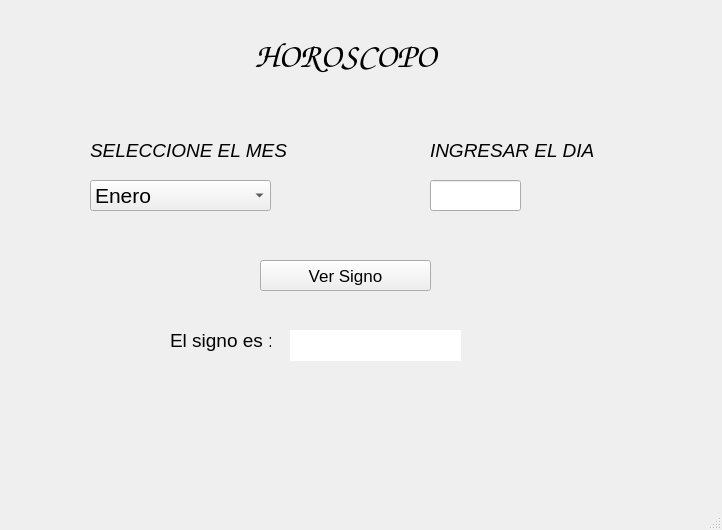
<?xml version="1.0" encoding="UTF-8"?>
<ui version="4.0">
 <class>MainWindow</class>
 <widget class="QMainWindow" name="MainWindow">
  <property name="geometry">
   <rect>
    <x>0</x>
    <y>0</y>
    <width>722</width>
    <height>530</height>
   </rect>
  </property>
  <property name="windowTitle">
   <string>MainWindow</string>
  </property>
  <widget class="QWidget" name="centralwidget">
   <widget class="QLabel" name="label">
    <property name="geometry">
     <rect>
      <x>160</x>
      <y>30</y>
      <width>371</width>
      <height>51</height>
     </rect>
    </property>
    <property name="font">
     <font>
      <family>Comic Sans MS</family>
      <pointsize>26</pointsize>
      <weight>75</weight>
      <bold>true</bold>
     </font>
    </property>
    <property name="text">
     <string>HOROSCOPO</string>
    </property>
    <property name="alignment">
     <set>Qt::AlignCenter</set>
    </property>
   </widget>
   <widget class="QComboBox" name="mes">
    <property name="geometry">
     <rect>
      <x>90</x>
      <y>180</y>
      <width>181</width>
      <height>31</height>
     </rect>
    </property>
    <property name="font">
     <font>
      <pointsize>16</pointsize>
     </font>
    </property>
    <item>
     <property name="text">
      <string>Enero</string>
     </property>
    </item>
    <item>
     <property name="text">
      <string>Febrero</string>
     </property>
    </item>
    <item>
     <property name="text">
      <string>Marzo</string>
     </property>
    </item>
    <item>
     <property name="text">
      <string>Abril</string>
     </property>
    </item>
    <item>
     <property name="text">
      <string>Mayo</string>
     </property>
    </item>
    <item>
     <property name="text">
      <string>Junio</string>
     </property>
    </item>
    <item>
     <property name="text">
      <string>Julio</string>
     </property>
    </item>
    <item>
     <property name="text">
      <string>Agosto</string>
     </property>
    </item>
    <item>
     <property name="text">
      <string>Septiembre</string>
     </property>
    </item>
    <item>
     <property name="text">
      <string>Octubre</string>
     </property>
    </item>
    <item>
     <property name="text">
      <string>Noviembre</string>
     </property>
    </item>
    <item>
     <property name="text">
      <string>Diciembre</string>
     </property>
    </item>
   </widget>
   <widget class="QLineEdit" name="dia">
    <property name="geometry">
     <rect>
      <x>430</x>
      <y>180</y>
      <width>91</width>
      <height>31</height>
     </rect>
    </property>
    <property name="font">
     <font>
      <pointsize>16</pointsize>
     </font>
    </property>
    <property name="text">
     <string/>
    </property>
   </widget>
   <widget class="QLabel" name="label_2">
    <property name="geometry">
     <rect>
      <x>90</x>
      <y>140</y>
      <width>201</width>
      <height>21</height>
     </rect>
    </property>
    <property name="font">
     <font>
      <pointsize>14</pointsize>
      <italic>true</italic>
     </font>
    </property>
    <property name="text">
     <string>SELECCIONE EL MES</string>
    </property>
   </widget>
   <widget class="QLabel" name="label_3">
    <property name="geometry">
     <rect>
      <x>430</x>
      <y>140</y>
      <width>191</width>
      <height>21</height>
     </rect>
    </property>
    <property name="font">
     <font>
      <pointsize>14</pointsize>
      <italic>true</italic>
     </font>
    </property>
    <property name="text">
     <string>INGRESAR EL DIA</string>
    </property>
   </widget>
   <widget class="QLabel" name="label_4">
    <property name="geometry">
     <rect>
      <x>170</x>
      <y>320</y>
      <width>101</width>
      <height>41</height>
     </rect>
    </property>
    <property name="font">
     <font>
      <pointsize>14</pointsize>
     </font>
    </property>
    <property name="text">
     <string>El signo es :</string>
    </property>
   </widget>
   <widget class="QPushButton" name="ver_signo">
    <property name="geometry">
     <rect>
      <x>260</x>
      <y>260</y>
      <width>171</width>
      <height>31</height>
     </rect>
    </property>
    <property name="font">
     <font>
      <pointsize>13</pointsize>
     </font>
    </property>
    <property name="text">
     <string>Ver Signo</string>
    </property>
   </widget>
   <widget class="QLabel" name="rstl">
    <property name="geometry">
     <rect>
      <x>290</x>
      <y>330</y>
      <width>171</width>
      <height>31</height>
     </rect>
    </property>
    <property name="font">
     <font>
      <pointsize>14</pointsize>
     </font>
    </property>
    <property name="styleSheet">
     <string notr="true">background-color: rgb(255, 255, 255);</string>
    </property>
    <property name="text">
     <string/>
    </property>
   </widget>
  </widget>
  <widget class="QMenuBar" name="menubar">
   <property name="geometry">
    <rect>
     <x>0</x>
     <y>0</y>
     <width>722</width>
     <height>21</height>
    </rect>
   </property>
  </widget>
  <widget class="QStatusBar" name="statusbar"/>
 </widget>
 <resources/>
 <connections/>
</ui>
